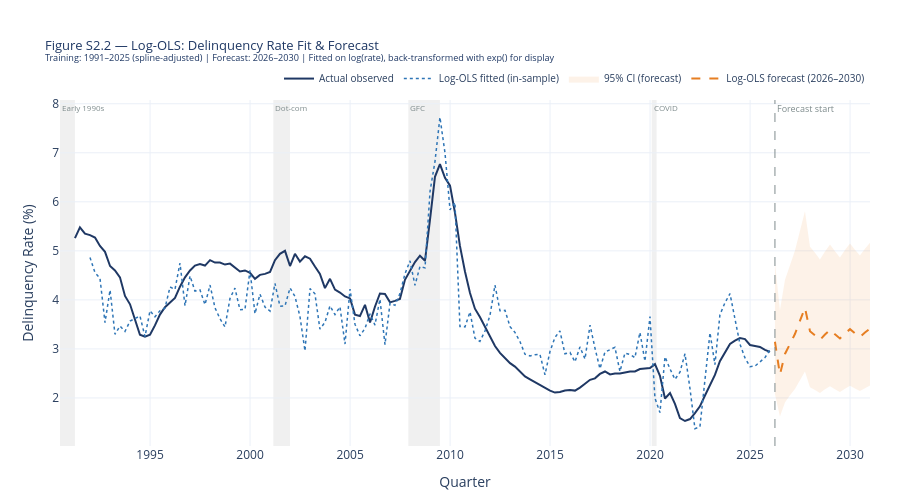

The cell this chart's notebook holds for it:
### Markdown cell above
## **4: Log-Transformed OLS (Alternative)**
___
The log-OLS model addresses two limitations of the plain OLS baseline: the right-skewed distribution of the delinquency rate and the possibility of predicting negative values. Taking the natural log of the target linearises the multiplicative relationship between macro drivers and the default rate, and constrains back-transformed forecasts to positive values by construction.

A fractional logit (GLM, logit link, binomial family) was evaluated as an alternative but rejected: applying a binomial GLM to a rate bounded in the narrow range 1.53%–6.77% produced near-zero pseudo R², insignificant coefficients, and confidence intervals reaching 33% — well outside the historical maximum. This is a known failure mode of the binomial GLM when proportions are far from 0.5 (Bank & Eder 2021, Section 6.2).

### Model specification

$$\log(\tilde{y}_t) = \beta_0
+ \beta_1 \cdot \text{HPI}_{t-3}
+ \beta_2 \cdot \text{CC}_{t-2}
+ \beta_3 \cdot \text{UNEMP}_{t-1}
+ \beta_4 \cdot \text{CREDIT}_{t-6}
+ \beta_5 \cdot \text{GDP}_{t}
+ \beta_6 \cdot \text{CPI}_{t-6}
+ \beta_7 \cdot D_t^{\text{COVID}}
+ \varepsilon_t$$

Forecasts are back-transformed to the original scale via:
$$\hat{y}_t = \exp\!\left(\hat{\beta}_0 + \mathbf{x}_t^\top \hat{\boldsymbol{\beta}}\right)$$

This is consistent with the treatment of bounded economic rates in Bank & Eder (2021, Section 9.1) and Bellini (2019, p. 257).

**Same regressors, lag structure, and COVID adjustment as OLS — direct comparison of the two models is therefore valid.**

**Training period:** 1991-Q4 to 2025-Q4
**Forecast period:** 2026-Q1 to 2030-Q4

### Code cell
import pandas as pd
import numpy as np
import statsmodels.api as sm
import plotly.graph_objects as go


# ── Load ──────────────────────────────────────────────────────────────────────
df = pd.read_csv(LOCAL_OUTPUT / 'SARIMA_regressors_adjusted_US_Q.csv', index_col=0, parse_dates=True)

TARGET = 'delinquency_spline'

REGRESSORS = [
    'us_house_price_yoy_L3',
    'us_consumer_confidence_L2',
    'us_unemployment_L1',
    'us_credit_qoq_growth_L6',
    'us_gdp_yoy_growth_L0',
    'us_cpi_L6',
    'covid_dummy',
]

# ── Split ─────────────────────────────────────────────────────────────────────
train    = df[df['us_delinquency_rate'].notna()][REGRESSORS + [TARGET]].dropna().copy()
forecast = df[df['us_delinquency_rate'].isna()][REGRESSORS].dropna().copy()

print(f'Training rows  : {len(train)}  ({train.index[0].date()} to {train.index[-1].date()})')
print(f'Forecast rows  : {len(forecast)}  ({forecast.index[0].date()} to {forecast.index[-1].date()})')

# ── Log-transform target ──────────────────────────────────────────────────────
train['log_delinquency'] = np.log(train[TARGET])

# ── Fit Log-OLS ───────────────────────────────────────────────────────────────
X_train    = sm.add_constant(train[REGRESSORS])
X_forecast = sm.add_constant(forecast[REGRESSORS], has_constant='add')

log_ols = sm.OLS(train['log_delinquency'], X_train).fit()
print(log_ols.summary())

# ── In-sample fit (back-transformed) ─────────────────────────────────────────
train['log_ols_fitted'] = np.exp(log_ols.fittedvalues)

# ── Out-of-sample forecast (back-transformed) ─────────────────────────────────
forecast['log_ols_forecast'] = np.exp(log_ols.predict(X_forecast))

# ── CIs (back-transformed) ────────────────────────────────────────────────────
pred_df = log_ols.get_prediction(X_forecast).summary_frame(alpha=0.05)
forecast['log_ols_ci_lower'] = np.exp(pred_df['obs_ci_lower'].values)
forecast['log_ols_ci_upper'] = np.exp(pred_df['obs_ci_upper'].values)

# ── In-sample diagnostics (original % scale) ──────────────────────────────────
actual_orig = train[TARGET]
fitted_orig = train['log_ols_fitted']
rmse_orig   = np.sqrt(np.mean((actual_orig - fitted_orig) ** 2))
mae_orig    = np.mean(np.abs(actual_orig - fitted_orig))

print(f'\nIn-sample diagnostics (original % scale):')
print(f'  RMSE  : {rmse_orig:.4f}%')
print(f'  MAE   : {mae_orig:.4f}%')
print(f'  R²    : {log_ols.rsquared:.4f}')
print(f'  Adj R²: {log_ols.rsquared_adj:.4f}')

# ── Plot ──────────────────────────────────────────────────────────────────────
NAVY, BLUE, AMBER, GREY = '#1F3864', '#2E75B6', '#E67E22', '#7F8C8D'
RECESSIONS = [
    ('1990-07-01', '1991-03-31', 'Early 1990s'),
    ('2001-03-01', '2001-12-31', 'Dot-com'),
    ('2007-12-01', '2009-06-30', 'GFC'),
    ('2020-02-01', '2020-04-30', 'COVID'),
]

fig = go.Figure()

for s, e, lbl in RECESSIONS:
    fig.add_vrect(x0=s, x1=e, fillcolor='lightgrey', opacity=0.35,
                  layer='below', line_width=0,
                  annotation_text=lbl, annotation_position='top left',
                  annotation_font_size=8, annotation_font_color=GREY)

# Actual observed (original)
hist_obs = df[df['us_delinquency_rate'].notna()]
fig.add_trace(go.Scatter(
    x=hist_obs.index, y=hist_obs['us_delinquency_rate'],
    mode='lines', name='Actual observed',
    line=dict(color=NAVY, width=2)))

# Log-OLS in-sample fit
fig.add_trace(go.Scatter(
    x=train.index, y=train['log_ols_fitted'],
    mode='lines', name='Log-OLS fitted (in-sample)',
    line=dict(color=BLUE, width=1.5, dash='dot')))

# Forecast CI band
fig.add_trace(go.Scatter(
    x=list(forecast.index) + list(forecast.index[::-1]),
    y=list(forecast['log_ols_ci_upper']) + list(forecast['log_ols_ci_lower'][::-1]),
    fill='toself', fillcolor='rgba(230,126,34,0.10)',
    line=dict(width=0), showlegend=True, name='95% CI (forecast)'))

# Forecast line
fig.add_trace(go.Scatter(
    x=forecast.index, y=forecast['log_ols_forecast'],
    mode='lines', name='Log-OLS forecast (2026–2030)',
    line=dict(color=AMBER, width=2, dash='dash')))

fig.add_vline(x=forecast.index[0].timestamp() * 1000,
              line_dash='dash', line_color=GREY, line_width=1,
              annotation_text='Forecast start',
              annotation_font_size=9, annotation_font_color=GREY)

fig.update_layout(
    title=dict(
        text='Figure S2.2 — Log-OLS: Delinquency Rate Fit & Forecast<br>'
             '<sup>Training: 1991–2025 (spline-adjusted) | Forecast: 2026–2030 | '
             'Fitted on log(rate), back-transformed with exp() for display</sup>',
        font=dict(size=13, color=NAVY)),
    xaxis_title='Quarter',
    yaxis_title='Delinquency Rate (%)',
    template='plotly_white',
    legend=dict(orientation='h', yanchor='bottom', y=1.02,
                xanchor='right', x=1, font=dict(size=10)),
    height=500,
    margin=dict(t=100, b=50, l=60, r=30))

fig.show()

print('\nLog-OLS Forecast — 2026 Q1 to 2030 Q4:')
print(forecast[['log_ols_forecast', 'log_ols_ci_lower',
                'log_ols_ci_upper']].round(4).to_string())

### Figure 1 — Plotly figure (JSON) as saved in the notebook; plotly's stock layout.template omitted (floating-point values rounded to 4 significant figures; data arrays with more than 128 entries replaced by an {"elided": "..."} marker saying what was removed)
{"data": [{"line": {"color": "#1F3864", "width": 2}, "mode": "lines", "name": "Actual observed", "type": "scatter", "x": {"elided": "140 str values"}, "y": {"elided": "140 float values"}}, {"line": {"color": "#2E75B6", "dash": "dot", "width": 1.5}, "mode": "lines", "name": "Log-OLS fitted (in-sample)", "type": "scatter", "x": {"elided": "137 str values"}, "y": {"elided": "137 float values"}}, {"fill": "toself", "fillcolor": "rgba(230,126,34,0.10)", "line": {"width": 0}, "name": "95% CI (forecast)", "showlegend": true, "type": "scatter", "x": ["2026-03-31T00:00:00", "2026-06-30T00:00:00", "2026-09-30T00:00:00", "2026-12-31T00:00:00", "2027-03-31T00:00:00", "2027-09-30T00:00:00", "2027-12-31T00:00:00", "2028-03-31T00:00:00", "2028-06-30T00:00:00", "2028-09-30T00:00:00", "2028-12-31T00:00:00", "2029-03-31T00:00:00", "2029-06-30T00:00:00", "2029-09-30T00:00:00", "2029-12-31T00:00:00", "2030-03-31T00:00:00", "2030-06-30T00:00:00", "2030-09-30T00:00:00", "2030-12-31T00:00:00", "2030-12-31T00:00:00", "2030-09-30T00:00:00", "2030-06-30T00:00:00", "2030-03-31T00:00:00", "2029-12-31T00:00:00", "2029-09-30T00:00:00", "2029-06-30T00:00:00", "2029-03-31T00:00:00", "2028-12-31T00:00:00", "2028-09-30T00:00:00", "2028-06-30T00:00:00", "2028-03-31T00:00:00", "2027-12-31T00:00:00", "2027-09-30T00:00:00", "2027-03-31T00:00:00", "2026-12-31T00:00:00", "2026-09-30T00:00:00", "2026-06-30T00:00:00", "2026-03-31T00:00:00"], "y": [4.763, 3.787, 4.406, 4.733, 5.002, 5.806, 5.086, 4.963, 4.825, 4.988, 5.129, 4.991, 4.867, 5.016, 5.148, 5.022, 4.908, 5.045, 5.165, 2.257, 2.202, 2.14, 2.192, 2.249, 2.19, 2.122, 2.178, 2.24, 2.177, 2.102, 2.164, 2.221, 2.54, 2.182, 2.055, 1.905, 1.623, 2.079]}, {"line": {"color": "#E67E22", "dash": "dash", "width": 2}, "mode": "lines", "name": "Log-OLS forecast (2026–2030)", "type": "scatter", "x": ["2026-03-31T00:00:00.000000000", "2026-06-30T00:00:00.000000000", "2026-09-30T00:00:00.000000000", "2026-12-31T00:00:00.000000000", "2027-03-31T00:00:00.000000000", "2027-09-30T00:00:00.000000000", "2027-12-31T00:00:00.000000000", "2028-03-31T00:00:00.000000000", "2028-06-30T00:00:00.000000000", "2028-09-30T00:00:00.000000000", "2028-12-31T00:00:00.000000000", "2029-03-31T00:00:00.000000000", "2029-06-30T00:00:00.000000000", "2029-09-30T00:00:00.000000000", "2029-12-31T00:00:00.000000000", "2030-03-31T00:00:00.000000000", "2030-06-30T00:00:00.000000000", "2030-09-30T00:00:00.000000000", "2030-12-31T00:00:00.000000000"], "y": [3.146, 2.479, 2.897, 3.118, 3.303, 3.84, 3.361, 3.278, 3.185, 3.295, 3.389, 3.297, 3.213, 3.314, 3.403, 3.318, 3.241, 3.333, 3.414]}], "layout": {"annotations": [{"font": {"color": "#7F8C8D", "size": 8}, "showarrow": false, "text": "Early 1990s", "x": "1990-07-01", "xanchor": "left", "xref": "x", "y": 1, "yanchor": "top", "yref": "y domain"}, {"font": {"color": "#7F8C8D", "size": 8}, "showarrow": false, "text": "Dot-com", "x": "2001-03-01", "xanchor": "left", "xref": "x", "y": 1, "yanchor": "top", "yref": "y domain"}, {"font": {"color": "#7F8C8D", "size": 8}, "showarrow": false, "text": "GFC", "x": "2007-12-01", "xanchor": "left", "xref": "x", "y": 1, "yanchor": "top", "yref": "y domain"}, {"font": {"color": "#7F8C8D", "size": 8}, "showarrow": false, "text": "COVID", "x": "2020-02-01", "xanchor": "left", "xref": "x", "y": 1, "yanchor": "top", "yref": "y domain"}, {"font": {"color": "#7F8C8D", "size": 9}, "showarrow": false, "text": "Forecast start", "x": 1774915200000, "xanchor": "left", "xref": "x", "y": 1, "yanchor": "top", "yref": "y domain"}], "height": 500, "legend": {"font": {"size": 10}, "orientation": "h", "x": 1, "xanchor": "right", "y": 1.02, "yanchor": "bottom"}, "margin": {"b": 50, "l": 60, "r": 30, "t": 100}, "shapes": [{"fillcolor": "lightgrey", "layer": "below", "line": {"width": 0}, "opacity": 0.35, "type": "rect", "x0": "1990-07-01", "x1": "1991-03-31", "xref": "x", "y0": 0, "y1": 1, "yref": "y domain"}, {"fillcolor": "lightgrey", "layer": "below", "line": {"width": 0}, "opacity": 0.35, "type": "rect", "x0": "2001-03-01", "x1": "2001-12-31", "xref": "x", "y0": 0, "y1": 1, "yref": "y domain"}, {"fillcolor": "lightgrey", "layer": "below", "line": {"width": 0}, "opacity": 0.35, "type": "rect", "x0": "2007-12-01", "x1": "2009-06-30", "xref": "x", "y0": 0, "y1": 1, "yref": "y domain"}, {"fillcolor": "lightgrey", "layer": "below", "line": {"width": 0}, "opacity": 0.35, "type": "rect", "x0": "2020-02-01", "x1": "2020-04-30", "xref": "x", "y0": 0, "y1": 1, "yref": "y domain"}, {"line": {"color": "#7F8C8D", "dash": "dash", "width": 1}, "type": "line", "x0": 1774915200000, "x1": 1774915200000, "xref": "x", "y0": 0, "y1": 1, "yref": "y domain"}], "title": {"font": {"color": "#1F3864", "size": 13}, "text": "Figure S2.2 — Log-OLS: Delinquency Rate Fit & Forecast<br><sup>Training: 1991–2025 (spline-adjusted) | Forecast: 2026–2030 | Fitted on log(rate), back-transformed with exp() for display</sup>"}, "xaxis": {"title": {"text": "Quarter"}}, "yaxis": {"title": {"text": "Delinquency Rate (%)"}}}}
